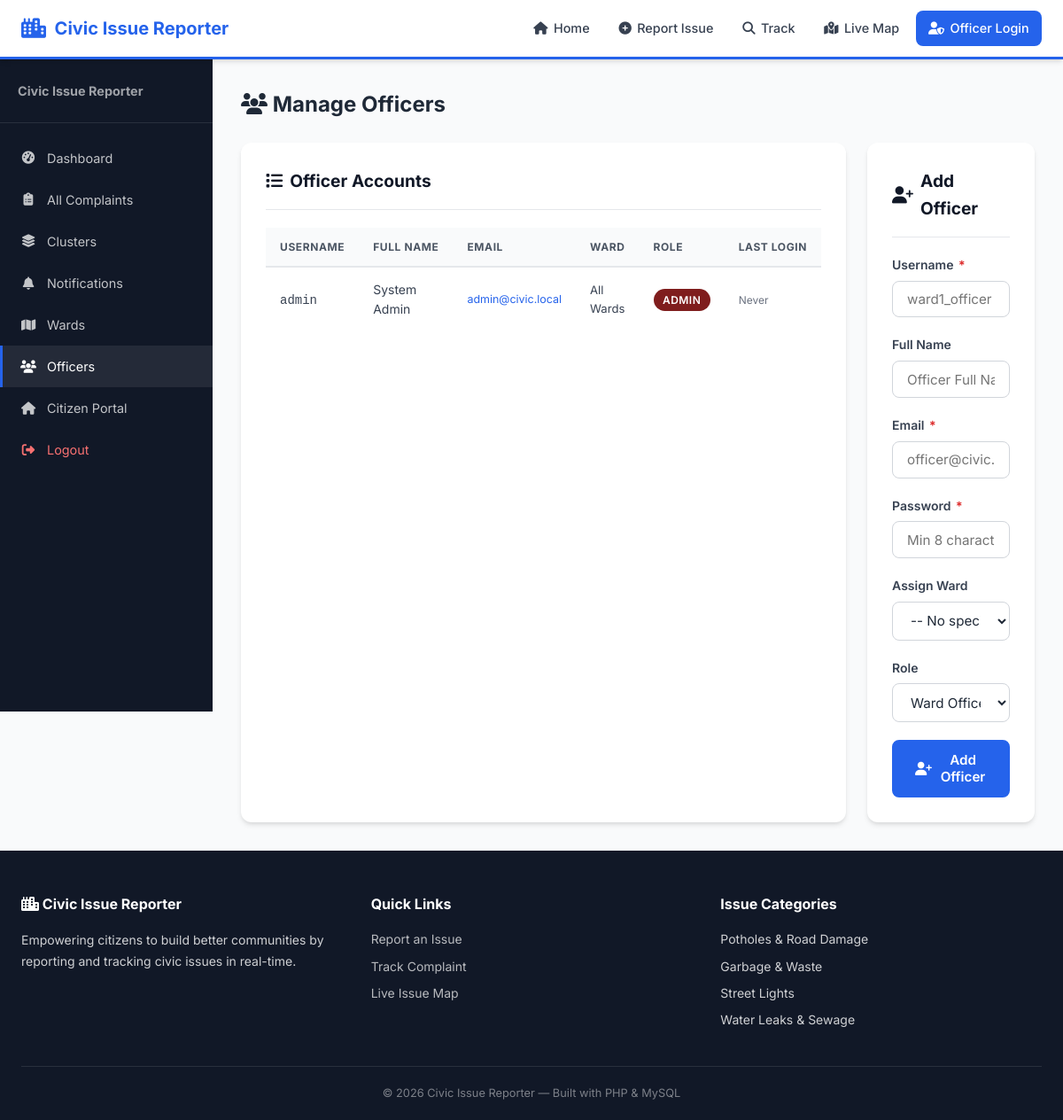
/officer/officers.php (signed in), run on the app's committed database.
### tables this page shows
CREATE TABLE IF NOT EXISTS officers (
    id INT AUTO_INCREMENT PRIMARY KEY,
    ward_id INT UNIQUE,
    username VARCHAR(50) NOT NULL UNIQUE,
    password_hash VARCHAR(255) NOT NULL,
    email VARCHAR(150) NOT NULL,
    full_name VARCHAR(100),
    role ENUM('officer', 'admin') DEFAULT 'officer',
    last_login TIMESTAMP NULL,
    created_at TIMESTAMP DEFAULT CURRENT_TIMESTAMP,
    FOREIGN KEY (ward_id) REFERENCES wards(id) ON DELETE SET NULL
);

### officer/officers.php (the view, shortened to what this page needs)
<?php
$db = Database::getConnection();
$officers = $db->query("SELECT o.*, w.ward_name FROM officers o LEFT JOIN wards w ON o.ward_id = w.id ORDER BY o.role DESC, o.full_name")->fetchAll();
?>
<?php include __DIR__ . '/../includes/header.php'; ?>
<div class="dashboard-layout">
    <aside class="sidebar">
        <div class="sidebar-brand"><h3><?= APP_NAME ?></h3></div>
        <nav class="sidebar-nav">
            <a href="dashboard.php"><i class="fas fa-tachometer-alt"></i> Dashboard</a>
            <a href="complaints.php"><i class="fas fa-clipboard-list"></i> All Complaints</a>
            <a href="clusters.php"><i class="fas fa-layer-group"></i> Clusters</a>
            <a href="notifications.php"><i class="fas fa-bell"></i> Notifications</a>
            <a href="wards.php"><i class="fas fa-map"></i> Wards</a>
            <a href="officers.php" class="active"><i class="fas fa-users"></i> Officers</a>
            <a href="/civic-reporter/index.php"><i class="fas fa-home"></i> Citizen Portal</a>
            <a href="logout.php" style="color:#f87171;"><i class="fas fa-sign-out-alt"></i> Logout</a>
        </nav>
    </aside>
    <main class="main-content">
        <h1 style="font-size:1.5rem; font-weight:700; margin-bottom:1.5rem;"><i class="fas fa-users"></i> Manage Officers</h1>
        <div style="display:grid; grid-template-columns:1.5fr 1fr; gap:1.5rem;">
            <div class="card" style="margin-bottom:0;">
                <div class="card-header">
                    <span class="card-title"><i class="fas fa-list"></i> Officer Accounts</span>
                </div>
                <div class="table-wrapper">
                    <table>
                        <thead>
                            <tr>
                                <th>Username</th>
                                <th>Full Name</th>
                                <th>Email</th>
                                <th>Ward</th>
                                <th>Role</th>
                                <th>Last Login</th>
                            </tr>
                        </thead>
                        <tbody>
                            <?php foreach ($officers as $o): ?>
                            <tr>
                                <td><code><?= htmlspecialchars($o['username']) ?></code></td>
                                <td><?= htmlspecialchars($o['full_name'] ?? '—') ?></td>
                                <td style="font-size:0.78rem; color:var(--primary);"><?= htmlspecialchars($o['email']) ?></td>
                                <td style="font-size:0.82rem;"><?= htmlspecialchars($o['ward_name'] ?? 'All Wards') ?></td>
                                <td>
                                    <span class="badge <?= $o['role'] === 'admin' ? 'badge-critical' : 'badge-acknowledged' ?>">
                                        <?= $o['role'] ?>
                                    </span>
                                </td>
                                <td style="font-size:0.75rem; color:var(--gray-500);">
                                    <?= $o['last_login'] ? date('d M Y H:i', strtotime($o['last_login'])) : 'Never' ?>
                                </td>
                            </tr>
                            <?php endforeach; ?>
                        </tbody>
                    </table>
                </div>
            </div>
            <div class="card" style="margin-bottom:0;">
                <div class="card-header">
                    <span class="card-title"><i class="fas fa-user-plus"></i> Add Officer</span>
                </div>
                <form method="POST">
                    <div class="form-group">
                        <label class="form-label">Username <span class="required">*</span></label>
                        <input type="text" class="form-control" name="username" placeholder="ward1_officer" required>
                    </div>
                    <div class="form-group">
                        <label class="form-label">Full Name</label>
                        <input type="text" class="form-control" name="full_name" placeholder="Officer Full Name">
                    </div>
                    <div class="form-group">
                        <label class="form-label">Email <span class="required">*</span></label>
                        <input type="email" class="form-control" name="email" placeholder="officer@civic.local" required>
                    </div>
                    <div class="form-group">
                        <label class="form-label">Password <span class="required">*</span></label>
                        <input type="password" class="form-control" name="password" placeholder="Min 8 characters" required minlength="8">
                    </div>
                    <div class="form-group">
                        <label class="form-label">Assign Ward</label>
                        <select class="form-control" name="ward_id">
                            <option value="">-- No specific ward (admin) --</option>
                        </select>
                    </div>
                    <div class="form-group">
                        <label class="form-label">Role</label>
                        <select class="form-control" name="role">
                            <option value="officer">Ward Officer</option>
                        </select>
                    </div>
                    <button type="submit" name="add_officer" class="btn btn-primary btn-block">
                        <i class="fas fa-user-plus"></i> Add Officer
                    </button>
                </form>
            </div>
        </div>
    </main>
</div>
<?php include __DIR__ . '/../includes/footer.php'; ?>

### assets/css/style.css (style rules this page uses)
:root { --primary: #2563eb; --primary-dark: #1d4ed8; --primary-light: #dbeafe; --secondary: #7c3aed; --success: #16a34a; --warning: #d97706; --danger: #dc2626; --info: #0891b2; --dark: #111827; --gray-900: #111827; --gray-800: #1f2937; --gray-700: #374151; --gray-600: #4b5563; --gray-500: #6b7280; --gray-400: #9ca3af; --gray-300: #d1d5db; --gray-200: #e5e7eb; --gray-100: #f3f4f6; --gray-50: #f9fafb; --white: #ffffff; --radius: 12px; --radius-sm: 8px; --shadow: 0 4px 6px -1px rgba(0,0,0,0.1), 0 2px 4px -1px rgba(0,0,0,0.06); --shadow-lg: 0 10px 15px -3px rgba(0,0,0,0.1), 0 4px 6px -2px rgba(0,0,0,0.05); --transition: 0.2s ease; --font: 'Inter', sans-serif; }
*, *::before, *::after { box-sizing: border-box; margin: 0; padding: 0; }
html { scroll-behavior: smooth; }
body { font-family: var(--font); color: var(--gray-800); background: var(--gray-50); line-height: 1.6; min-height: 100vh; display: flex; flex-direction: column; }
a { color: var(--primary); text-decoration: none; transition: color var(--transition); }
.btn { display: inline-flex; align-items: center; gap: 0.5rem; padding: 0.7rem 1.5rem; border-radius: var(--radius-sm); font-weight: 600; font-size: 0.95rem; cursor: pointer; border: 2px solid transparent; transition: all var(--transition); font-family: var(--font); }
.btn-primary { background: var(--primary); color: var(--white); border-color: var(--primary); }
.btn-block { width: 100%; justify-content: center; }
.card { background: var(--white); border-radius: var(--radius); box-shadow: var(--shadow); padding: 1.75rem; margin-bottom: 1.5rem; }
.card-header { display: flex; align-items: center; justify-content: space-between; margin-bottom: 1.25rem; padding-bottom: 1rem; border-bottom: 1px solid var(--gray-200); }
.card-title { font-size: 1.2rem; font-weight: 700; color: var(--gray-900); display: flex; align-items: center; gap: 0.5rem; }
.form-group { margin-bottom: 1.25rem; }
.form-label { display: block; font-size: 0.875rem; font-weight: 600; color: var(--gray-700); margin-bottom: 0.4rem; }
.form-label .required { color: var(--danger); margin-left: 2px; }
.form-control { width: 100%; padding: 0.65rem 1rem; border: 1.5px solid var(--gray-300); border-radius: var(--radius-sm); font-size: 0.95rem; font-family: var(--font); color: var(--gray-800); background: var(--white); transition: border-color var(--transition), box-shadow var(--transition); outline: none; }
select.form-control { cursor: pointer; }
.badge { display: inline-flex; align-items: center; gap: 0.3rem; padding: 0.2rem 0.65rem; border-radius: 999px; font-size: 0.75rem; font-weight: 600; text-transform: uppercase; letter-spacing: 0.04em; }
.badge-critical { background: #7f1d1d; color: #fff; }
.table-wrapper { overflow-x: auto; }
table { width: 100%; border-collapse: collapse; font-size: 0.875rem; }
thead th { background: var(--gray-50); color: var(--gray-600); text-transform: uppercase; letter-spacing: 0.05em; font-size: 0.75rem; padding: 0.75rem 1rem; text-align: left; border-bottom: 2px solid var(--gray-200); white-space: nowrap; }
tbody td { padding: 0.85rem 1rem; border-bottom: 1px solid var(--gray-100); vertical-align: middle; color: var(--gray-700); }
tbody tr:last-child td { border-bottom: none; }
.dashboard-layout { display: flex; min-height: calc(100vh - 64px); }
.sidebar { width: 240px; background: var(--gray-900); color: var(--white); padding: 1.5rem 0; flex-shrink: 0; position: sticky; top: 64px; height: calc(100vh - 64px); overflow-y: auto; }
.sidebar-brand { padding: 0 1.25rem 1.5rem; border-bottom: 1px solid rgba(255,255,255,0.1); margin-bottom: 1rem; }
.sidebar-brand h3 { font-size: 0.9rem; color: rgba(255,255,255,0.6); }
.sidebar-nav a { display: flex; align-items: center; gap: 0.75rem; padding: 0.75rem 1.25rem; color: rgba(255,255,255,0.75); font-size: 0.9rem; transition: all var(--transition); border-left: 3px solid transparent; }
.sidebar-nav a:hover, .sidebar-nav a.active { color: var(--white); background: rgba(255,255,255,0.08); border-left-color: var(--primary); }
.sidebar-nav a i { width: 18px; text-align: center; }
.main-content { flex: 1; padding: 2rem; overflow-y: auto; }

### data on the page
officers: username "admin", full_name "System Admin", email "admin@civic.local", ward_name "All Wards", role "ADMIN", shows "Never"

### other printed values
APP_NAME "Civic Issue Reporter"
